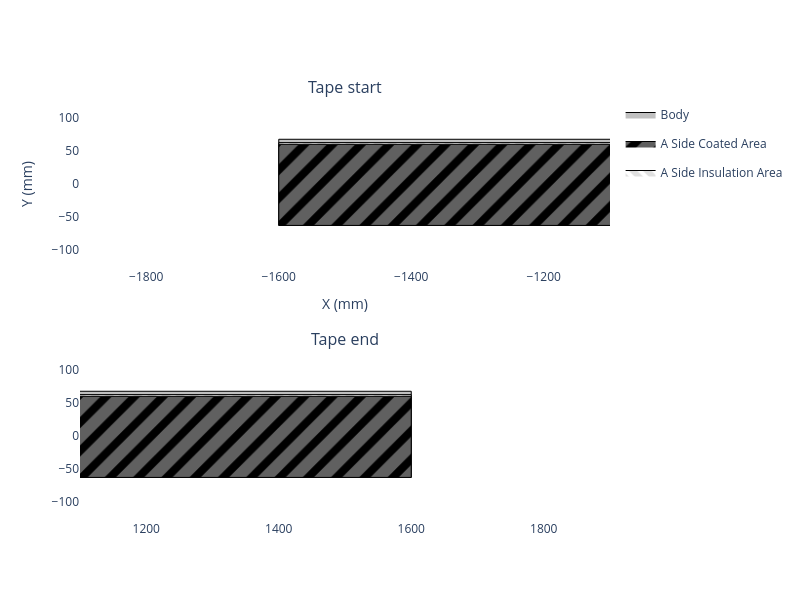

Write notebook code for a chart like this one.
### Code cell
cathode_current_collector.get_top_down_view(width=800, height=600)

### Figure 1 — Plotly figure (JSON) as saved in the notebook; plotly's stock layout.template omitted (floating-point values rounded to 4 significant figures)
{"data": [{"fill": "toself", "fillcolor": "#C0C0C0", "legendgroup": "Body", "line": {"color": "black", "width": 1}, "mode": "lines", "name": "Body", "showlegend": true, "type": "scatter", "x": [-1600.0, -1600.0, -1600.0, 1600.0, 1600.0, 1600.0, -1600.0], "xaxis": "x", "y": [-62.5, 62.5, 67.5, 67.5, 62.5, -62.5, -62.5], "yaxis": "y"}, {"fill": "toself", "fillcolor": "#C0C0C0", "legendgroup": "Body", "line": {"color": "black", "width": 1}, "mode": "lines", "name": "Body", "showlegend": false, "type": "scatter", "x": [-1600.0, -1600.0, -1600.0, 1600.0, 1600.0, 1600.0, -1600.0], "xaxis": "x2", "y": [-62.5, 62.5, 67.5, 67.5, 62.5, -62.5, -62.5], "yaxis": "y2"}, {"fill": "toself", "fillcolor": "black", "fillpattern": {"fgcolor": "#C0C0C0", "shape": "/", "size": 20, "solidity": 0.6}, "legendgroup": "A Side Coated Area", "line": {"color": "black", "width": 1}, "mode": "lines", "name": "A Side Coated Area", "type": "scatter", "x": [-1600.0, -1600.0, -1600.0, 1600.0, 1600.0, 1600.0, -1600.0], "xaxis": "x", "y": [-62.5, 60.0, 60.0, 60.0, 60.0, -62.5, -62.5], "yaxis": "y"}, {"fill": "toself", "fillcolor": "black", "fillpattern": {"fgcolor": "#C0C0C0", "shape": "/", "size": 20, "solidity": 0.6}, "legendgroup": "A Side Coated Area", "line": {"color": "black", "width": 1}, "mode": "lines", "name": "A Side Coated Area", "showlegend": false, "type": "scatter", "x": [-1600.0, -1600.0, -1600.0, 1600.0, 1600.0, 1600.0, -1600.0], "xaxis": "x2", "y": [-62.5, 60.0, 60.0, 60.0, 60.0, -62.5, -62.5], "yaxis": "y2"}, {"fill": "toself", "fillcolor": "white", "fillpattern": {"fgcolor": "#C0C0C0", "shape": "\\", "size": 10, "solidity": 0.6}, "legendgroup": "A Side Insulation Area", "line": {"color": "black", "width": 1}, "mode": "lines", "name": "A Side Insulation Area", "type": "scatter", "x": [-1600.0, -1600.0, 1600.0, 1600.0, -1600.0], "xaxis": "x", "y": [60.0, 62.5, 62.5, 60.0, 60.0], "yaxis": "y"}, {"fill": "toself", "fillcolor": "white", "fillpattern": {"fgcolor": "#C0C0C0", "shape": "\\", "size": 10, "solidity": 0.6}, "legendgroup": "A Side Insulation Area", "line": {"color": "black", "width": 1}, "mode": "lines", "name": "A Side Insulation Area", "showlegend": false, "type": "scatter", "x": [-1600.0, -1600.0, 1600.0, 1600.0, -1600.0], "xaxis": "x2", "y": [60.0, 62.5, 62.5, 60.0, 60.0], "yaxis": "y2"}], "layout": {"annotations": [{"font": {"size": 16}, "showarrow": false, "text": "Tape start", "x": 0.5, "xanchor": "center", "xref": "paper", "y": 1.0, "yanchor": "bottom", "yref": "paper"}, {"font": {"size": 16}, "showarrow": false, "text": "Tape end", "x": 0.5, "xanchor": "center", "xref": "paper", "y": 0.4, "yanchor": "bottom", "yref": "paper"}], "height": 600, "paper_bgcolor": "white", "plot_bgcolor": "white", "width": 800, "xaxis": {"anchor": "y", "domain": [0.0, 1.0], "range": [-1900.0, -1100.0], "scaleanchor": "y", "showgrid": false, "title": {"text": "X (mm)"}, "zeroline": false}, "xaxis2": {"anchor": "y2", "domain": [0.0, 1.0], "range": [1100.0, 1900.0], "scaleanchor": "y2"}, "yaxis": {"anchor": "x", "domain": [0.6, 1.0], "range": [-62.5, 62.5], "showgrid": false, "title": {"text": "Y (mm)"}, "zeroline": false}, "yaxis2": {"anchor": "x2", "domain": [0.0, 0.4], "range": [-62.5, 62.5]}}}
